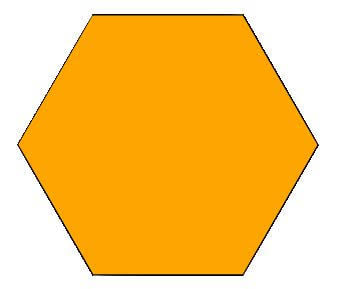
#> input picture PCV Practice/obj.jpg, 339 x 289 px
$ python que_4.py
#> lines starting #> are read from the running program, lines starting #| are printed output that depends on the picture
from PIL import Image
from numpy import *
from pylab import *
from scipy.ndimage import filters
im = array(Image.open('obj.jpg').convert('L'))
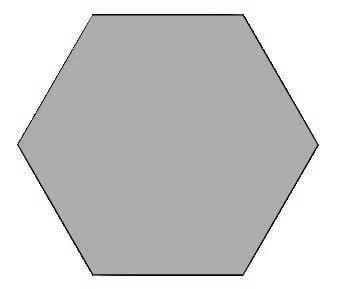
#> im: shape (289, 339); min 3, max 255, mean 202.8
#Sobel derivative filters
imx = zeros(im.shape)
filters.sobel(im,1,imx)
imy = zeros(im.shape)
filters.sobel(im,0,imy)
magnitude = sqrt(imx**2+imy**2)
imshow(magnitude)
show()
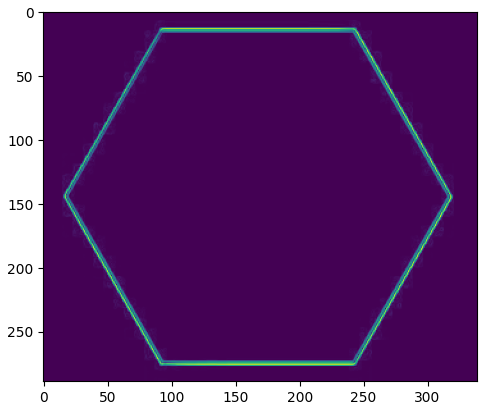
#> figure drawn by matplotlib, 1 panel
